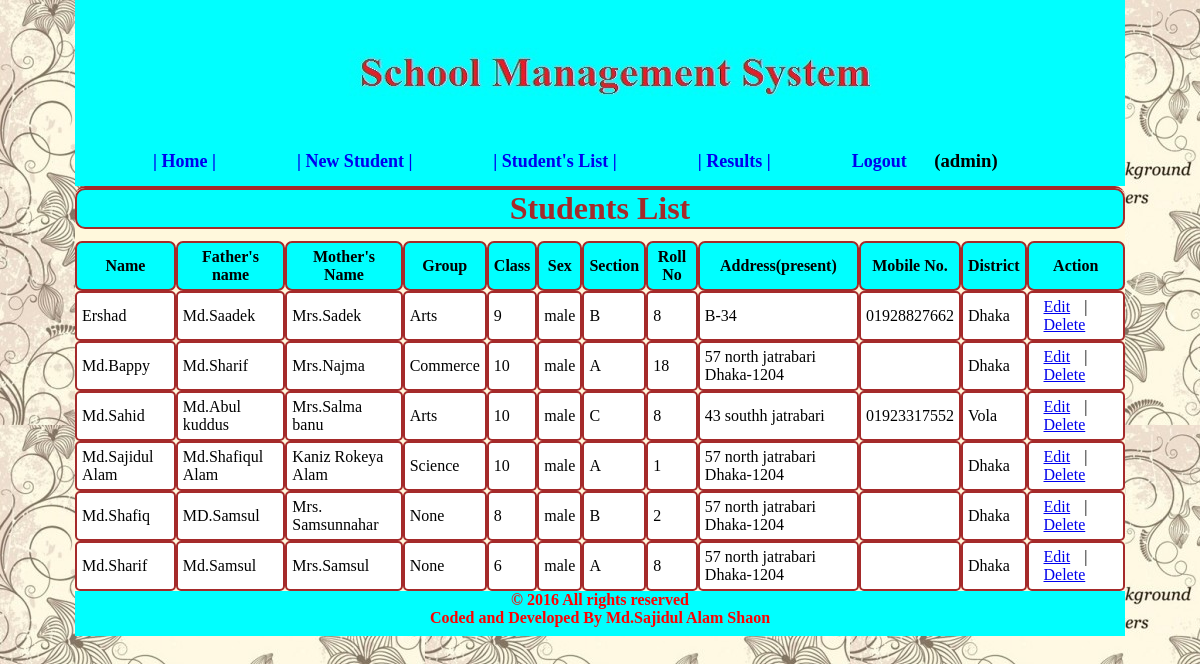
/students.php (signed in), run on the app's committed database.
### tables this page shows
CREATE TABLE IF NOT EXISTS `tbl_admission_1` (
  `Admission_id` int(100) NOT NULL AUTO_INCREMENT,
  `student_name` varchar(100) NOT NULL,
  `group_` varchar(100) NOT NULL,
  `fa_name` varchar(100) NOT NULL,
  `mo_name` varchar(100) NOT NULL,
  `class` varchar(100) NOT NULL,
  `mobile` varchar(100) NOT NULL,
  `sex` varchar(10) NOT NULL,
  `blood_group` varchar(100) NOT NULL,
  `division` varchar(100) NOT NULL,
  `distict` varchar(50) NOT NULL,
  `pre_address` varchar(100) NOT NULL,
  `per_address` varchar(100) NOT NULL,
  `roll_no` int(11) DEFAULT NULL,
  `section` varchar(10) DEFAULT NULL,
  PRIMARY KEY (`Admission_id`),
  KEY `sex` (`sex`),
  KEY `sex_2` (`sex`)
);

### students.php (the view, shortened to what this page needs)
<?php
	include('header.php');
        if($login) {
?>
<div id="content" style="border-top: 2px brown solid; border-radius: 10px; height: auto;">
<h1 align="center" style="color: brown;background-color: aqua; border: 2px brown solid;border-radius: 10px;">Students List</h1>
<h6><br/></h6>
<table width="100%" class="list" cellspacing="0" cellpadding="5" border="0">
	<thead>
		<tr>
                            <th style=" background-color: aqua;border:2px brown solid;border-radius: 7px;">Name</th>
                            <th style=" background-color: aqua;border:2px brown solid;border-radius: 7px;">Father's name</th>
                            <th style=" background-color: aqua;border:2px brown solid;border-radius: 7px;">Mother's Name</th>
                            <th style=" background-color: aqua;border:2px brown solid;border-radius: 7px;">Group</th>
                            <th style=" background-color: aqua;border:2px brown solid;border-radius: 7px;">Class</th>
                            <th style=" background-color: aqua;border:2px brown solid;border-radius: 7px;">Sex</th>
                            <th style=" background-color: aqua;border:2px brown solid;border-radius: 7px;">Section</th>
                            <th style=" background-color: aqua;border:2px brown solid;border-radius: 7px;">Roll No</th>
                            <th style=" background-color: aqua;border:2px brown solid;border-radius: 7px;">Address(present)</th>
                            <th style=" background-color: aqua;border:2px brown solid;border-radius: 7px;">Mobile No.</th>
                            <th style=" background-color: aqua;border:2px brown solid;border-radius: 7px;">District</th>
                            <th style=" background-color: aqua;border:2px brown solid;border-radius: 7px;">Action</th>
                      </tr>
	      </thead>
              <tbody>
               <?php
               $userid = '';
                if(isset($_SESSION['userid'])){
		$userid = $_SESSION['userid'];
                    }
                $query = mysql_query("SELECT * FROM `tbl_admission_$userid` ORDER BY student_name ASC ");
                         while($row2 = mysql_fetch_object($query)){
                            echo '<tr>
				<td style=" background-color: white;border:2px brown solid;border-radius: 5px;">'.$row2->student_name.'</td>
				<td style=" background-color: white;border:2px brown solid;border-radius: 5px;">'.$row2->fa_name.'</td>
				<td style=" background-color: white;border:2px brown solid;border-radius: 5px;">'.$row2->mo_name.'</td>
                                <td style=" background-color: white;border:2px brown solid;border-radius: 5px;">'.$row2->group_.'</td>
				<td style=" background-color: white;border:2px brown solid;border-radius: 5px;">'.$row2->class.'</td>
				<td style=" background-color: white;border:2px brown solid;border-radius: 5px;">'.$row2->sex.'</td>
                                <td style=" background-color: white;border:2px brown solid;border-radius: 5px;">'.$row2->section.'</td>
                                <td style=" background-color: white;border:2px brown solid;border-radius: 5px;">'.$row2->roll_no.'</td>
				<td style=" background-color: white;border:2px brown solid;border-radius: 5px;">'.$row2->pre_address.'</td>
				<td style=" background-color: white;border:2px brown solid;border-radius: 5px;">'.$row2->mobile.'</td>
                                <td style=" background-color: white;border:2px brown solid;border-radius: 5px;">'.$row2->distict.'</td>
                                <td style=" background-color: white;border:2px brown solid;border-radius: 5px;"><a href="edit.php?Admission_id='.$row2->Admission_id.'">Edit</a> | <a href="delete.php?Admission_id='.$row2->Admission_id.'">Delete</a></td>
			</tr>';
	}
	?>
   	</tbody>
</table>
</div>
<?php } include('footer.php'); ?>

### css/style.css (style rules this page uses)
* { margin: 0; }
body { margin: 0; }
#content { width: 1050px; height: 455px; margin: 0; background-color:cornsilk; float: left; }

### header.php (style rules this page uses)
a { margin-left: 10px; margin-right: 10px; }

### data on the page
tbl_admission_1: student_name "Ershad", fa_name "Md.Saadek", mo_name "Mrs.Sadek", group_ "Arts", class "9", sex "male", section "B", roll_no "8", pre_address "B-34", mobile "01928827662", distict "Dhaka"
tbl_admission_1: student_name "Md.Bappy", fa_name "Md.Sharif", mo_name "Mrs.Najma", group_ "Commerce", class "10", sex "male", section "A", roll_no "18", pre_address "57 north jatrabari Dhaka-1204", distict "Dhaka"
tbl_admission_1: student_name "Md.Sahid", fa_name "Md.Abul kuddus", mo_name "Mrs.Salma banu", group_ "Arts", class "10", sex "male", section "C", roll_no "8", pre_address "43 southh jatrabari", mobile "01923317552", distict "Vola"
tbl_admission_1: student_name "Md.Sajidul Alam", fa_name "Md.Shafiqul Alam", mo_name "Kaniz Rokeya Alam", group_ "Science", class "10", sex "male", section "A", roll_no "1", pre_address "57 north jatrabari Dhaka-1204", distict "Dhaka"
tbl_admission_1: student_name "Md.Shafiq", fa_name "MD.Samsul", mo_name "Mrs. Samsunnahar", group_ "None", class "8", sex "male", section "B", roll_no "2", pre_address "57 north jatrabari Dhaka-1204", distict "Dhaka"
tbl_admission_1: student_name "Md.Sharif", fa_name "Md.Samsul", mo_name "Mrs.Samsul", group_ "None", class "6", sex "male", section "A", roll_no "8", pre_address "57 north jatrabari Dhaka-1204", distict "Dhaka"

### other printed values
$username "admin"
